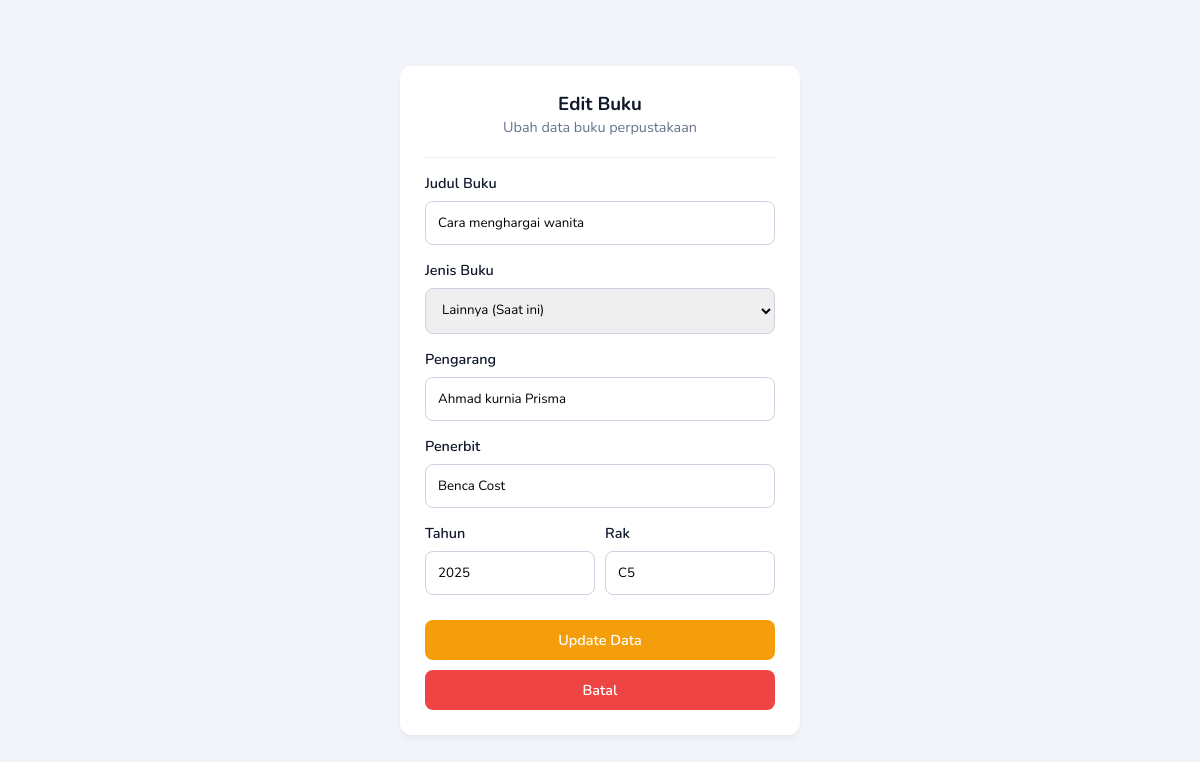
Screenshot of /edit_buku.php?id=5 (signed in) with the database file from the repository.
### tables this page shows
CREATE TABLE `buku` (
  `id_buku` int(11) NOT NULL,
  `judul` varchar(100) DEFAULT NULL,
  `jenis_buku` varchar(50) DEFAULT NULL,
  `pengarang` varchar(100) DEFAULT NULL,
  `penerbit` varchar(100) DEFAULT NULL,
  `tahun_terbit` int(11) DEFAULT NULL,
  `rak` varchar(50) DEFAULT NULL
);

### edit_buku.php (the view, shortened to what this page needs)
<?php
include 'koneksi.php';
$id = isset($_GET['id']) ? (int)$_GET['id'] : 0;
$stmt_get = mysqli_prepare($koneksi, "SELECT * FROM buku WHERE id_buku = ?");
mysqli_stmt_bind_param($stmt_get, "i", $id);
mysqli_stmt_execute($stmt_get);
$result = mysqli_stmt_get_result($stmt_get);
$d = mysqli_fetch_array($result);
?>
<!DOCTYPE html>
<html>
<head>
    <link rel="stylesheet" href="style.css">
</head>
<body style="background:var(--bg-light); display:flex; justify-content:center; align-items:center; height:100vh">
    <div class="card" style="width:400px">
        <div style="text-align:center; margin-bottom:20px;">
            <h3 style="color:var(--bg-dark)">Edit Buku</h3>
            <p style="font-size:0.9rem; color:var(--text-grey)">Ubah data buku perpustakaan</p>
        </div>
        <hr style="margin:15px 0; border:0; border-top:1px solid #eee">
        <form method="POST">
            <label>Judul Buku</label>
            <input type="text" name="judul" value="<?php echo htmlspecialchars($d['judul']); ?>" required>
            <label>Jenis Buku</label>
            <select name="jenis_buku" required>
                <option value="<?php echo $d['jenis_buku']; ?>"><?php echo $d['jenis_buku']; ?> (Saat ini)</option>
            </select>
            <label>Pengarang</label>
            <input type="text" name="pengarang" value="<?php echo htmlspecialchars($d['pengarang']); ?>" required>
            <label>Penerbit</label>
            <input type="text" name="penerbit" value="<?php echo htmlspecialchars($d['penerbit']); ?>" required>
            <div style="display:flex; gap:10px;">
                <div style="width:50%">
                    <label>Tahun</label>
                    <input type="number" name="tahun" value="<?php echo htmlspecialchars($d['tahun_terbit']); ?>" required>
                </div>
                <div style="width:50%">
                    <label>Rak</label>
                    <input type="text" name="rak" value="<?php echo htmlspecialchars($d['rak']); ?>" required>
                </div>
            </div>
            <button name="update" class="btn btn-warning" style="width:100%; margin-bottom:10px; margin-top:10px;">Update Data</button>
            <a href="dashboard.php" class="btn btn-danger" style="width:100%; text-align:center; display:block;">Batal</a>
        </form>
    </div>
</body>
</html>

### style.css (style rules this page uses)
:root { --primary: #080e2d; --secondary: #3f37c9; --bg-dark: #0f172a; --bg-light: #f1f5f9; --white: #ffffff; --text-grey: #64748b; --danger: #ef4444; --success: #10b981; --warning: #f59e0b; }
* { margin: 0; padding: 0; box-sizing: border-box; font-family: 'Nunito', sans-serif; }
body { background-color: var(--bg-light); display: flex; min-height: 100vh; }
.btn-warning { background: var(--warning); color: white; }
.card { background: var(--white); padding: 25px; border-radius: 12px; box-shadow: 0 4px 6px -1px rgba(0, 0, 0, 0.05); }
.btn { padding: 10px 20px; border-radius: 8px; border: none; cursor: pointer; font-weight: 600; text-decoration: none; display: inline-block; font-size: 0.9rem; transition: 0.2s; }
.btn-danger { background: var(--danger); color: white; }
input, select { width: 100%; padding: 12px; margin-bottom: 15px; border: 1px solid #cbd5e1; border-radius: 8px; outline: none; transition: 0.3s; }
label { display: block; margin-bottom: 8px; color: var(--bg-dark); font-weight: 600; font-size: 0.9rem; }

### rows the page displays
buku: judul "Cara menghargai wanita", jenis_buku "Lainnya (Saat ini)", pengarang "Ahmad kurnia Prisma", penerbit "Benca Cost", tahun "2025", rak "C5"
